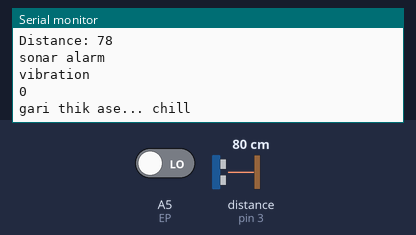
Simulated run of this sketch. Board: Arduino Uno, built with avr-gcc and run on an emulated ATmega328P. Parts: the last lines printed to the serial monitor. Wiring (inferred from the names in the program): ultrasonic range finder: trigger pin 5; echo pin 3. The inputs (shaded band) are chosen by the test bench; at power-on: distance to the obstacle (sensor on pin 3) 80 cm, A5 (EP) LOW. The echo pulse lasts 58.3 µs per cm; the modem accepts every AT command (registered, SIM ready, sends succeed) and sends nothing else.

Above: at 6.2 s.
6.3 s: distance to the obstacle (sensor on pin 3) set to 14 cm
At 8.9 s:
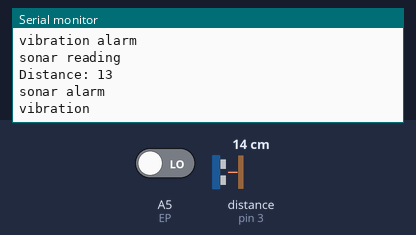
12.1 s: distance to the obstacle (sensor on pin 3) set to 11 cm
At 15.2 s:
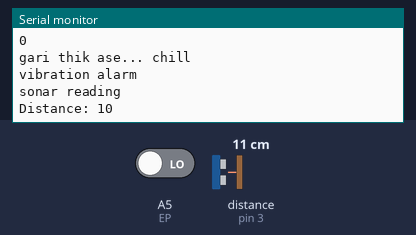
Timing chart, 0 to 16.7 s (numbered marks = the images above; inputs shaded):
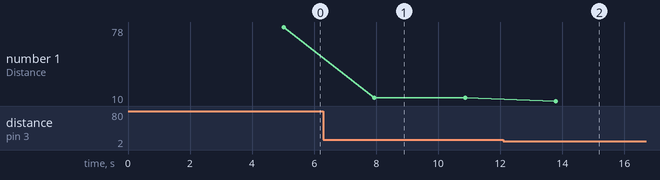

The sketch:

CAR_ACCIDENT_SURVEIL.ino
```cpp
const int trigPin = 5;
const int echoPin = 3;
int EP = A5;
long duration;
int distance;
#include <SoftwareSerial.h>
SoftwareSerial serial_connection(0, 1); //RX=pin 10, TX=pin 11
#include <TinyGPS++.h>

SoftwareSerial mySerial(9, 10);
TinyGPSPlus gps;
//SoftwareSerial mySerial(0,1);
void setup()
{
  pinMode(EP, INPUT);
  pinMode(trigPin, OUTPUT); // Sets the trigPin as an Output
  pinMode(echoPin, INPUT); // Sets the echoPin as an Input
  Serial.begin(9600); // Starts the serial communication
  serial_connection.begin(9600);//This opens up communications to the GPS
  Serial.println("GPS Start");
  mySerial.begin(9600); // Setting the baud rate of GSM Module
  delay(5000);
}
void loop() {
  Serial.println("sonar reading");
  sonar();
  Serial.println("sonar alarm");

  Serial.println("vibration");
  vibration();
  Serial.println("vibration alarm");

  delay(200);
  //gps1();
  //delay(200);
}
void gps1() {
  while (serial_connection.available()) //While there are characters to come from the GPS
  {
    gps.encode(serial_connection.read());//This feeds the serial NMEA data into the library one char at a time
  }
  if (gps.location.isUpdated()) //This will pretty much be fired all the time anyway but will at least reduce it to only after a package of NMEA data comes in
  {
    //Get the latest info from the gps object which it derived from the data sent by the GPS unit
    Serial.println("Satellite Count:");
    Serial.println(gps.satellites.value());
    Serial.println("Latitude:");
    Serial.println(gps.location.lat(), 6);
    Serial.println("Longitude:");
    Serial.println(gps.location.lng(), 6);
    Serial.println("Speed MPH:");
    Serial.println(gps.speed.mph());
    Serial.println("Altitude Feet:");
    Serial.println(gps.altitude.feet());
    Serial.println("");
  }
}

long TP_init() {
  delay(10);
  long measurement = pulseIn (EP, HIGH); //wait for the pin to get HIGH and returns measurement
  return measurement;
}
void vibration()
{ long measurement = TP_init();
  delay(50);
  // Serial.print("measurment = ");
  Serial.println(measurement);
  if (measurement > 2000) {
    Serial.println("prithybi vaiga jaitese");
  }
  else {
    Serial.println("gari thik ase... chill");
  }
  vibrationalarm();
  delay(500);
}
void sonar() {
  digitalWrite(trigPin, LOW);
  delayMicroseconds(2);
  digitalWrite(trigPin, HIGH);
  delayMicroseconds(10);
  digitalWrite(trigPin, LOW);
  // Reads the echoPin, returns the sound wave travel time in microseconds
  duration = pulseIn(echoPin, HIGH);
  // Calculating the distance
  distance = duration * 0.034 / 2;
  // Prints the distance on the Serial Monitor
  Serial.print("Distance: ");
  Serial.println(distance);
  sonaralarm();
  delay(100);
}
void sonaralarm()
{
  if (distance < 12) {
    mySerial.println("AT+CMGF=1");    //Sets the GSM Module in Text Mode
    delay(1000);  // Delay of 1000 milli seconds or 1 second
    // mySerial.println("AT+CMGS=\"+8801517056381\"\r"); // Replace x with mobile number
    mySerial.println("AT+CMGS=\"+8801933275535\"\r"); // Replace x with mobile number
    //mySerial.println("AT+CMGS=\"+8801940951519\"\r"); // Replace x with mobile number
    delay(1000);
    mySerial.println("Your car got crushed. Try to find it through the following location : 23.816796, 90.359583");// The SMS text you want to send
    delay(100);
    mySerial.println((char)26);// ASCII code of CTRL+Z
    delay(100000);
  }
}
void vibrationalarm()
{ long measurement = TP_init();
  delay(50);
  // Serial.print("measurment = ");
  Serial.println(measurement);
  if (measurement > 2000) {
    mySerial.println("AT+CMGF=1");
    Serial.println("prithybi vaiga jaitese");//Sets the GSM Module in Text Mode
    delay(1000);  // Delay of 1000 milli seconds or 1 second
    //mySerial.println("AT+CMGS=\"+8801517056381\"\r"); // Replace x with mobile number
    mySerial.println("AT+CMGS=\"+8801933275535\"\r"); // Replace x with mobile number
    //mySerial.println("AT+CMGS=\"+8801940951519\"\r"); // Replace x with mobile number
    delay(1000);
    mySerial.println("Your car got crushed. Try to find it through the following location :23.816796, 90.359583 ");// The SMS text you want to send
    //mySerial.println("location: 23.816796, 90.359583");
    Serial.println("Your car got crushed. Try to find it through the following location :");//Sets the GSM Module in Text Mode
    Serial.println("location: 23.816796, 90.359583");
    delay(100);
    mySerial.println((char)26);// ASCII code of CTRL+Z
    delay(100000);
  }
  else {
    Serial.println("gari thik ase... chill");
  }
}
```

Measured:
- the behaviour switches between 13 and 12 cm on distance to the obstacle (sensor on pin 3) (found by bisection; images 1 and 2)
- after the input at 6.3 s, the serial monitor: prints a new line after 1.6 s (image 1)
- after the input at 12.1 s, the serial monitor: prints a new line after 1.7 s (image 2)
- plotted number 1: 78 → 13 after the input at 6.3 s, 13 → 10 after the input at 12.1 s
